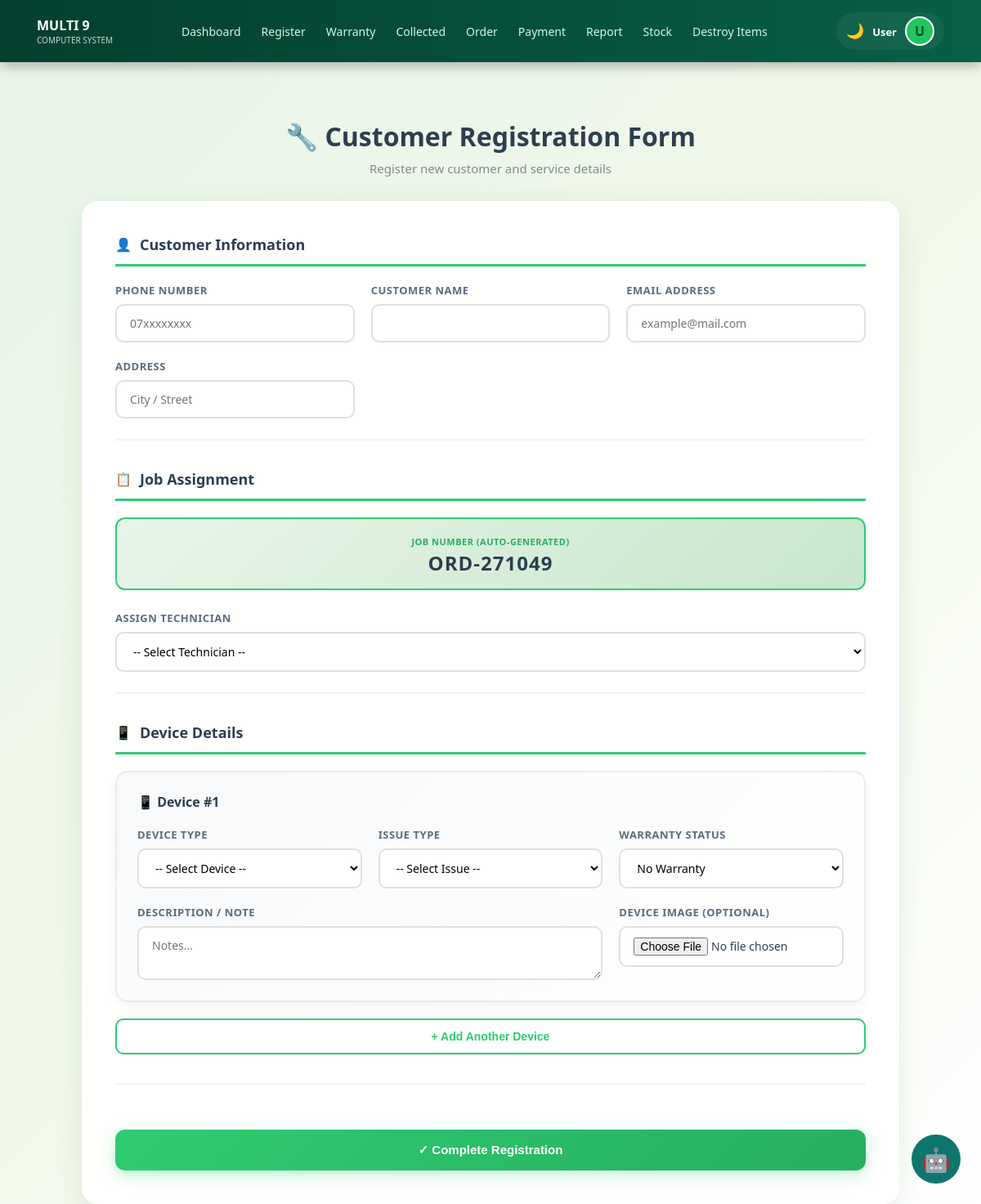
/register.php, run on an earlier commit of the app's database.
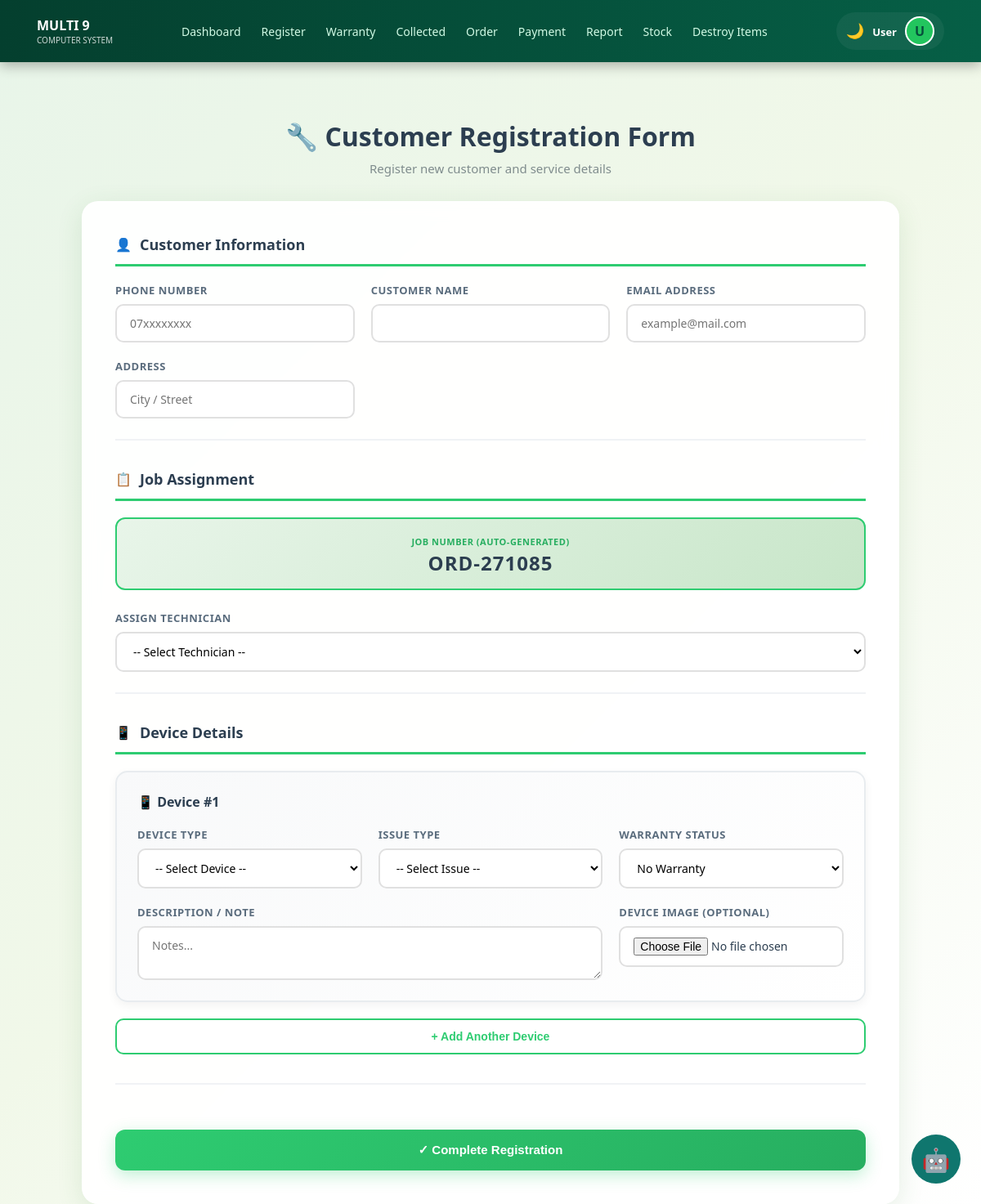
And on a later commit of the database.
### tables this page shows
CREATE TABLE `job` (
  `job_no` varchar(20) NOT NULL,
  `phone_number` varchar(15) DEFAULT NULL,
  `job_date` date NOT NULL,
  `job_status` varchar(20) DEFAULT 'Pending',
  `item_category` varchar(100) DEFAULT NULL,
  `brand` varchar(50) DEFAULT NULL,
  `problem_type` varchar(100) DEFAULT NULL,
  `problem_severity` varchar(50) DEFAULT NULL,
  `technician_experience_years` int(11) DEFAULT NULL,
  `workshop_workload` varchar(50) DEFAULT NULL,
  `actual_repair_time_days` int(11) DEFAULT NULL,
  `technician_id` int(11) DEFAULT NULL,
  `estimated_cost` decimal(10,2) DEFAULT 0.00
);

### register.php (the view, shortened to what this page needs)
<?php
include 'db_config.php';
$query = "SELECT job_no FROM job ORDER BY job_no DESC LIMIT 1";
$result = mysqli_query($conn, $query);
$last_job = mysqli_fetch_assoc($result);
if ($last_job) {
    $number = preg_replace("/[^0-9]/", "", $last_job['job_no']);
    $new_number = (int)$number + 1;
} else {
    $new_number = 5000;
}
$job_no = "ORD-" . $new_number;
?>
<!DOCTYPE html>
<html lang="en">
<head>
    <?php include 'navbar.php'; ?>
</head>
<body class="<?= (isset($_COOKIE['darkMode']) && $_COOKIE['darkMode'] == 'enabled') ? 'dark-mode' : '' ?>">
<div class="container">
    <div class="page-title">
        <h1>🔧 Customer Registration Form</h1>
        <p>Register new customer and service details</p>
    </div>
    <div class="form-card">
        <form action="save_jobs.php" method="POST" enctype="multipart/form-data">
            <div class="section">
                <div class="section-header">
                    <span class="section-icon">👤</span>
                    <h3>Customer Information</h3>
                </div>
                <div class="form-grid">
                    <div class="form-group">
                        <label>Phone Number <span id="searching" class="loading-text">(Searching...)</span></label>
                        <input type="text" name="phone_number" id="customer_phone" placeholder="07xxxxxxxx" required autocomplete="off">
                    </div>
                    <div class="form-group">
                        <label>Customer Name</label>
                        <input type="text" name="customer_name" id="customer_name" required>
                    </div>
                    <div class="form-group">
                        <label>Email Address</label>
                        <input type="email" name="email" id="customer_email" placeholder="example@mail.com">
                    </div>
                    <div class="form-group">
                        <label>Address</label>
                        <input type="text" name="address" id="customer_address" placeholder="City / Street">
                    </div>
                </div>
            </div>
            <div class="section">
                <div class="section-header">
                    <span class="section-icon">📋</span>
                    <h3>Job Assignment</h3>
                </div>
                <div class="job-no-badge">
                    <label>Job Number (Auto-Generated)</label>
                    <div class="job-number"><?= $job_no ?></div>
                </div>
                <div class="form-grid">
                    <div class="form-group">
                        <label>Assign Technician</label>
                        <select name="technician_id" id="techSelect" required>
                            <option value="">-- Select Technician --</option>
                        </select>
                    </div>
                </div>
            </div>
            <div class="section">
                <div class="section-header">
                    <span class="section-icon">📱</span>
                    <h3>Device Details</h3>
                </div>
                <div id="devicesContainer"></div>
                <button type="button" class="btn-add" onclick="addDevice()">+ Add Another Device</button>
            </div>
            <button type="submit" class="btn-primary">✓ Complete Registration</button>
        </form>
    </div>
</div>
</body>
</html>

What changed in the data, as far as the page shows it:
no longer on this page (row unchanged): job: job_no "ORD-271049"
added job: job_no "ORD-271085"
